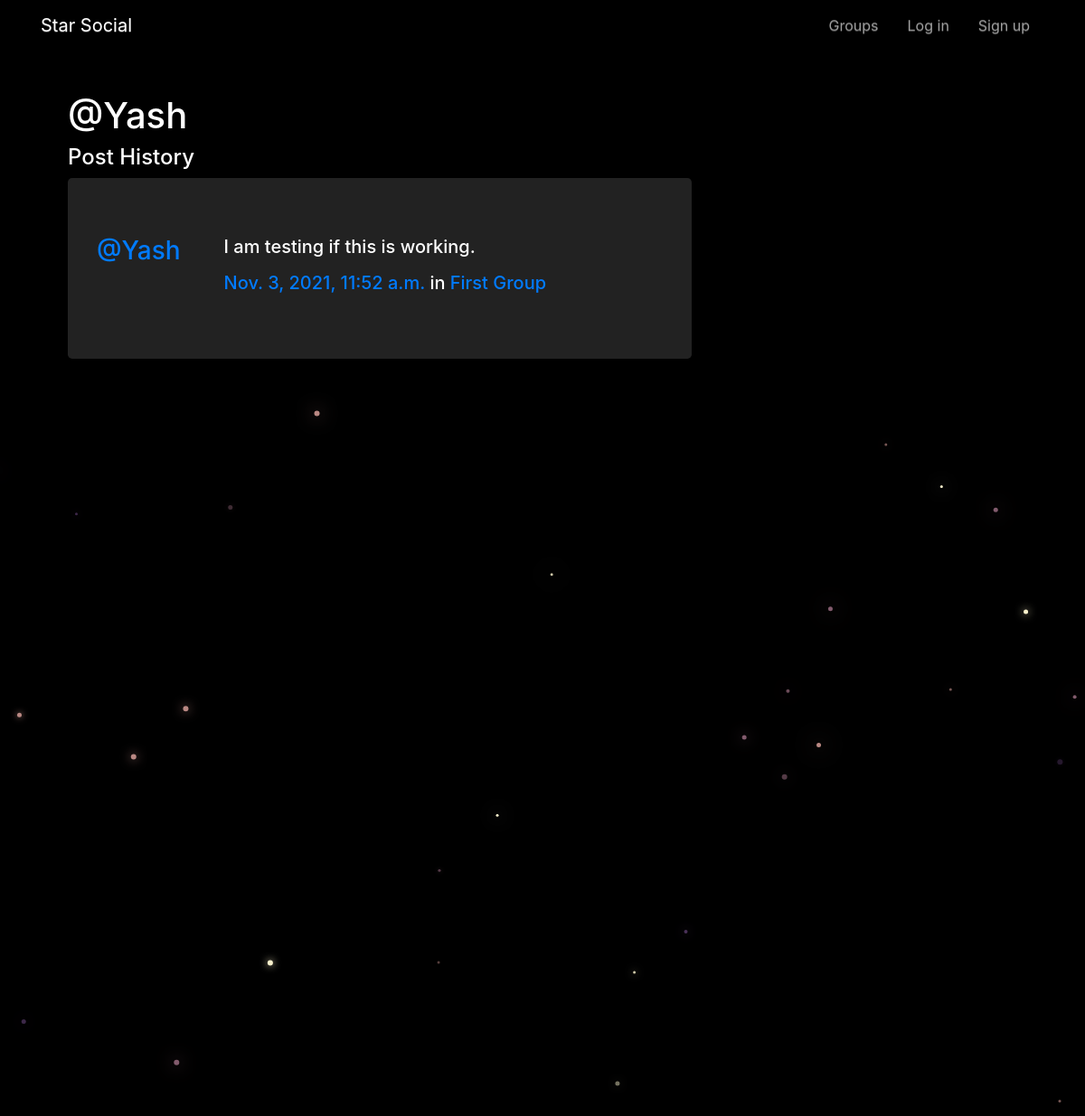
The app's page /posts/by/Yash/ with its own data.
### posts/models.py (models this page shows, shortened)
class Post(models.Model):
    user = models.ForeignKey(User, related_name="posts",on_delete=models.CASCADE)
    created_at = models.DateTimeField(auto_now=True)
    message = models.TextField()
    message_html = models.TextField(editable=False)
    group = models.ForeignKey(Group, related_name="posts",null=True, blank=True,on_delete=models.CASCADE)
    class Meta:
        ordering = ["-created_at"]
        unique_together = ["user", "message"]

### groups/models.py (models this page shows, shortened)
class Group(models.Model):
    name = models.CharField(max_length=255, unique=True)
    slug = models.SlugField(allow_unicode=True, unique=True)
    description = models.TextField(blank=True, default='')
    description_html = models.TextField(editable=False, default='', blank=True)
    members = models.ManyToManyField(User,through="GroupMember")
    class Meta:
        ordering = ["name"]

### posts/views.py (the view)
# urls.py: path("by/<username>/",views.UserPosts.as_view(),name="for_user"),
class UserPosts(generic.ListView):
    model = models.Post
    template_name = "posts/user_post_list.html"
    def get_queryset(self):
        try:
            self.post_user = User.objects.prefetch_related("posts").get(
                username__iexact=self.kwargs.get("username")
            )
        except User.DoesNotExist:
            raise Http404
        else:
            return self.post_user.posts.all()
    def get_context_data(self, **kwargs):
        context = super().get_context_data(**kwargs)
        context["post_user"] = self.post_user
        return context

### posts/templates/posts/user_post_list.html
{% extends "posts/post_base.html" %}
{% block prepost %}
<div class="col-md-4">
	<h1>@{{ post_user.username }}</h1>
	<h4>Post History</h4>
</div>
{% endblock %}
{% block post_content %}
<div class="col-md-8">
	{% for post in post_list %}
		{% include "posts/_post.html" %}
	{% endfor %}
</div>
{% endblock %}

### posts/templates/posts/_post.html (shortened to what this page needs)
<div class="media jumbotron">
	<h3 class="mr-5"><a href="{% url 'posts:for_user' username=post.user.username %}">@{{ post.user.username }}</a></h3>
	<div class="media-body">
		<h5>{{ post.message_html|safe }}
			<time class="time"><a href="{% url 'posts:single' username=post.user.username pk=post.pk %}">{{ post.created_at }}</a></time>
			{% if post.group %}
			<span class="group-name">in <a href="#">{{ post.group.name }}</a></span>
			{% endif %}
		</h5>
	</div>
</div>

### static/simplesocial/css/master.css (style rules this page uses)
body { margin: 0; overflow: hidden; background-color: black; color:white; }
.jumbotron { background-color: #222222; }

### records on screen
Post: user.username "Yash", message_html "I am testing if this is working.", created_at "Nov. 3, 2021, 11:52 a.m.", group.name "First Group"

### other values on screen
{{ post_user.username }} "Yash"
